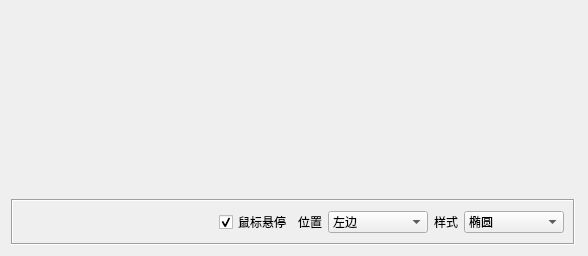
<?xml version="1.0" encoding="UTF-8"?>
<ui version="4.0">
 <class>frmAdsWidget2</class>
 <widget class="QWidget" name="frmAdsWidget2">
  <property name="geometry">
   <rect>
    <x>0</x>
    <y>0</y>
    <width>588</width>
    <height>254</height>
   </rect>
  </property>
  <property name="windowTitle">
   <string>Form</string>
  </property>
  <layout class="QGridLayout" name="gridLayout">
   <item row="0" column="0">
    <widget class="AdsWidget2" name="adsWidget2" native="true">
     <property name="minimumSize">
      <size>
       <width>564</width>
       <height>182</height>
      </size>
     </property>
     <property name="maximumSize">
      <size>
       <width>564</width>
       <height>182</height>
      </size>
     </property>
    </widget>
   </item>
   <item row="0" column="1">
    <spacer name="horizontalSpacer_2">
     <property name="orientation">
      <enum>Qt::Horizontal</enum>
     </property>
     <property name="sizeHint" stdset="0">
      <size>
       <width>1</width>
       <height>20</height>
      </size>
     </property>
    </spacer>
   </item>
   <item row="1" column="0">
    <widget class="QFrame" name="frame">
     <property name="minimumSize">
      <size>
       <width>564</width>
       <height>0</height>
      </size>
     </property>
     <property name="maximumSize">
      <size>
       <width>564</width>
       <height>16777215</height>
      </size>
     </property>
     <property name="frameShape">
      <enum>QFrame::Box</enum>
     </property>
     <property name="frameShadow">
      <enum>QFrame::Sunken</enum>
     </property>
     <layout class="QHBoxLayout" name="horizontalLayout">
      <item>
       <spacer name="horizontalSpacer">
        <property name="orientation">
         <enum>Qt::Horizontal</enum>
        </property>
        <property name="sizeHint" stdset="0">
         <size>
          <width>40</width>
          <height>20</height>
         </size>
        </property>
       </spacer>
      </item>
      <item>
       <widget class="QCheckBox" name="ckHoverStop">
        <property name="text">
         <string>鼠标悬停</string>
        </property>
        <property name="checked">
         <bool>true</bool>
        </property>
       </widget>
      </item>
      <item>
       <widget class="QLabel" name="labNavPosition">
        <property name="text">
         <string>位置</string>
        </property>
       </widget>
      </item>
      <item>
       <widget class="QComboBox" name="cboxNavPosition">
        <property name="minimumSize">
         <size>
          <width>100</width>
          <height>0</height>
         </size>
        </property>
        <item>
         <property name="text">
          <string>左边</string>
         </property>
        </item>
        <item>
         <property name="text">
          <string>中间</string>
         </property>
        </item>
        <item>
         <property name="text">
          <string>右边</string>
         </property>
        </item>
       </widget>
      </item>
      <item>
       <widget class="QLabel" name="labNavStyle">
        <property name="text">
         <string>样式</string>
        </property>
       </widget>
      </item>
      <item>
       <widget class="QComboBox" name="cboxNavStyle">
        <property name="minimumSize">
         <size>
          <width>100</width>
          <height>0</height>
         </size>
        </property>
        <item>
         <property name="text">
          <string>椭圆</string>
         </property>
        </item>
        <item>
         <property name="text">
          <string>圆形</string>
         </property>
        </item>
        <item>
         <property name="text">
          <string>矩形</string>
         </property>
        </item>
        <item>
         <property name="text">
          <string>圆点</string>
         </property>
        </item>
        <item>
         <property name="text">
          <string>长条</string>
         </property>
        </item>
       </widget>
      </item>
     </layout>
    </widget>
   </item>
   <item row="2" column="0">
    <spacer name="verticalSpacer">
     <property name="orientation">
      <enum>Qt::Vertical</enum>
     </property>
     <property name="sizeHint" stdset="0">
      <size>
       <width>20</width>
       <height>0</height>
      </size>
     </property>
    </spacer>
   </item>
  </layout>
 </widget>
 <customwidgets>
  <customwidget>
   <class>AdsWidget2</class>
   <extends>QWidget</extends>
   <header>adswidget2.h</header>
  </customwidget>
 </customwidgets>
 <resources/>
 <connections/>
</ui>
